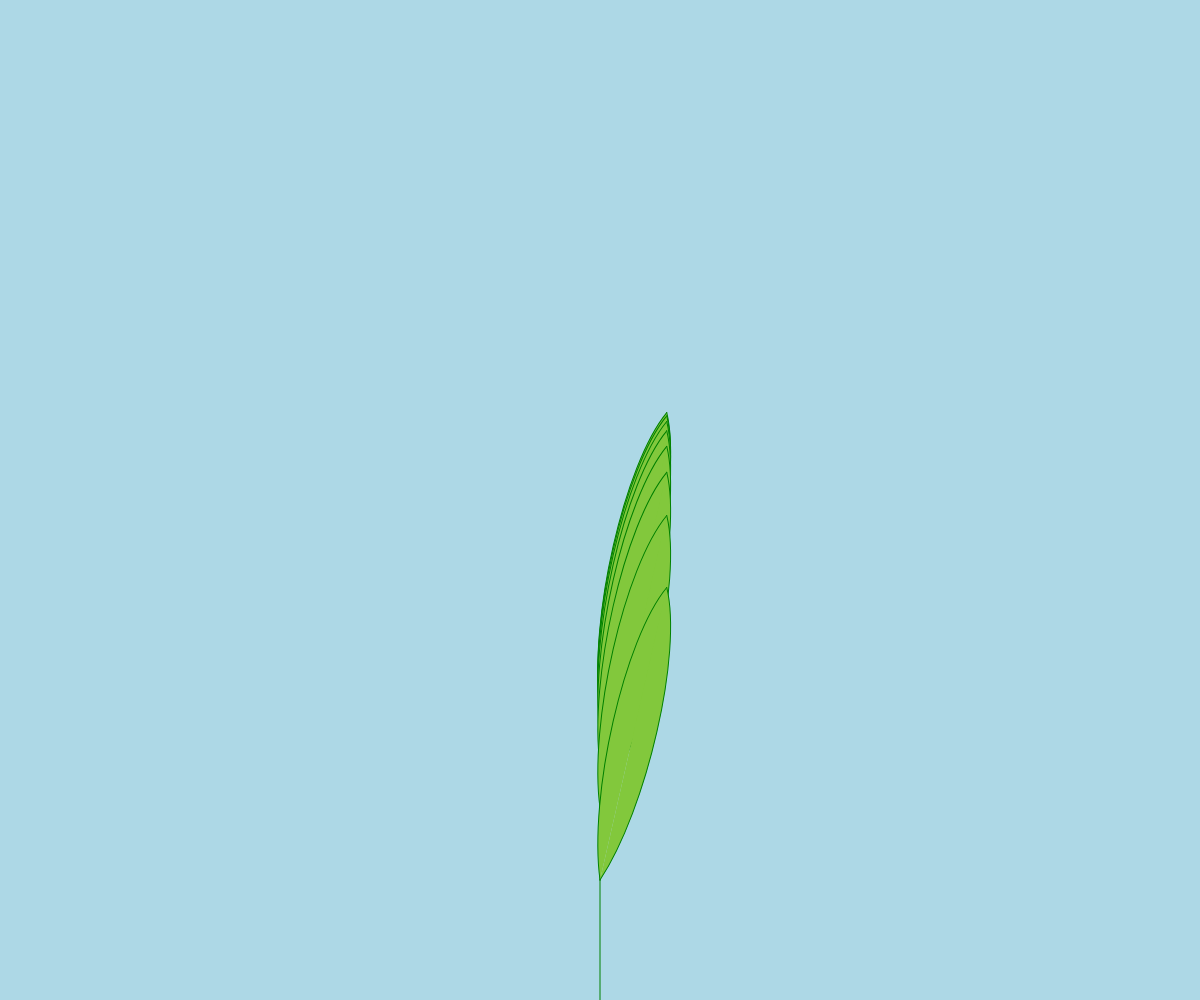
Frame 1 (no input)
Frame 60 (no input): identical to frame 1, image omitted
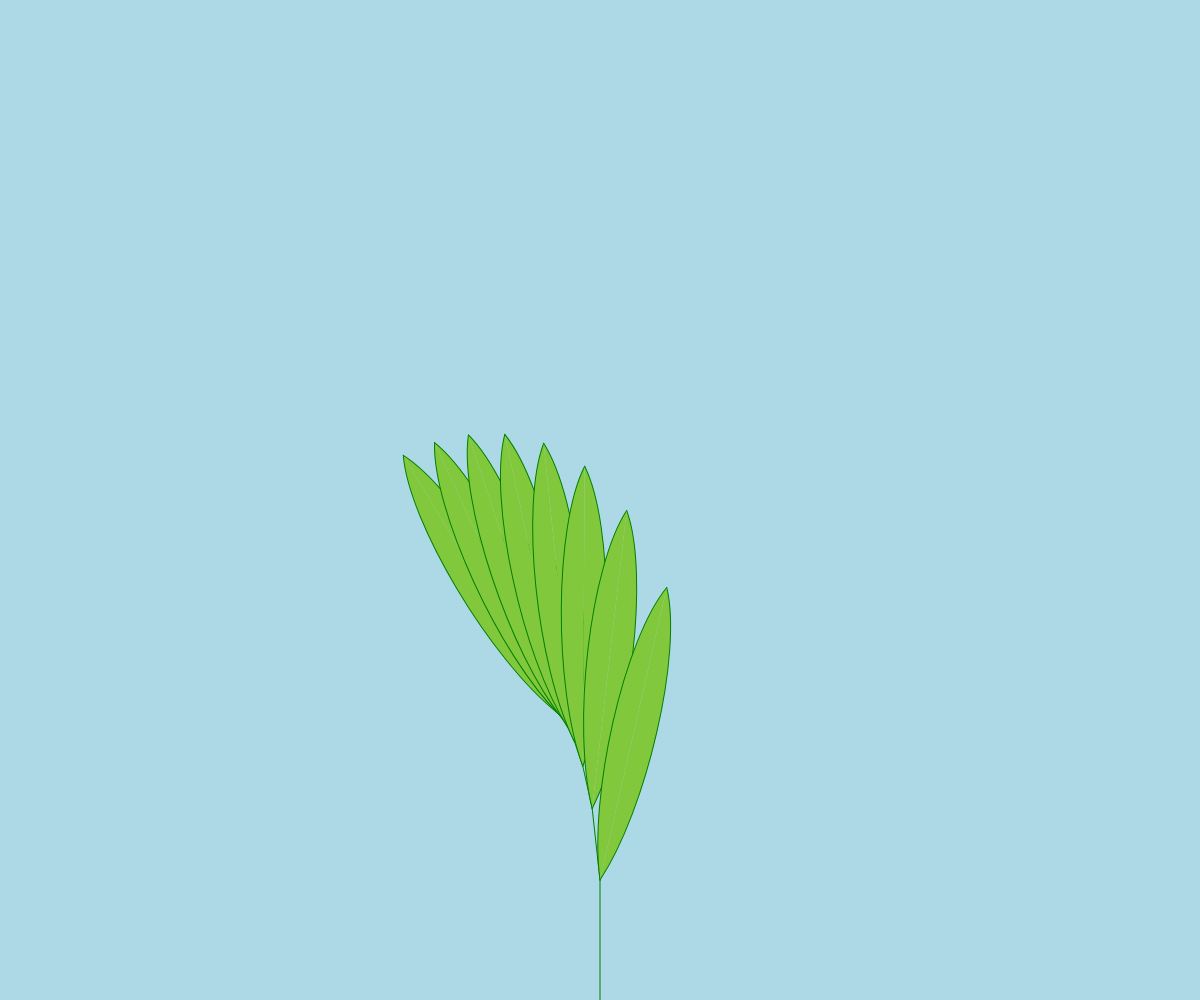
Frame 120 (the mouse pressed at the canvas centre since frame 60)

The p5.js sketch that drew these frames (run headless with seeded random() and noise() and a simulated clock; from frame 60 on, the mouse is pressed at the canvas centre):

// p5.js sketch
// ── sketch.js
let theta;

function setup() {
  createCanvas(windowWidth, windowHeight);
}

function draw() {
  background("lightblue");
  frameRate(30);
  stroke("green");
  
 let a = (mouseX / width/2) * 25;
  theta = radians(a);
  translate(width/2,height);
  line(0,0,0,-120);
  translate(0,-120);
  branch(120);
}
function branch(h) {
 
  h *=0.6

  if (h > 2) {
    push();    
    
    rotate(-theta);
    line(0, 0, 0, -h);
    translate(0, -h);
    branch(h);
    pop();
  
  
  fill(130,200,60);
rotate(2*PI/7);
rotate(2*PI/7);
rotate(-2*PI/4);
bezier(0,0,-30,-80,-30,-240,0,-300);
bezier(0,0,30,-80,30,-240,0,-300);
  }  
 } 
